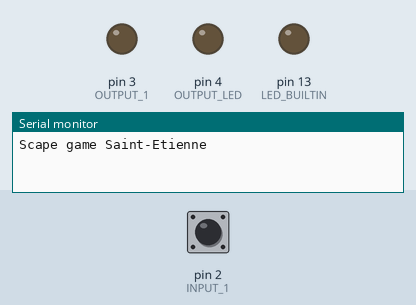
Simulated run of this sketch. Board: Arduino Uno, built with avr-gcc and run on an emulated ATmega328P. Parts: output pins drawn as LEDs (lit = HIGH), the last lines printed to the serial monitor. The inputs (shaded band) are chosen by the test bench; at power-on: pin 2 (INPUT_1) HIGH. Storage starts empty; the audio player accepts every command and is not drawn. At 1.4 s the program stops and its outputs stay as they are.

Above: at 1.2 s.
1.3 s: pin 2 (INPUT_1) pulled LOW for 0.15 s
At 1.8 s:
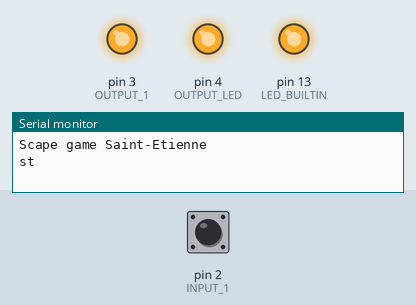
Timing chart, 0 to 2.9 s (numbered marks = the images above; inputs shaded):
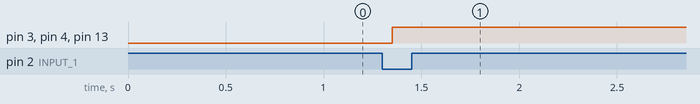

Measured:
- after the input at 1.3 s, pin 3 (OUTPUT_1), pin 4 (OUTPUT_LED), pin 13 (LED_BUILTIN): LOW → HIGH after 0.05 s

The sketch:

music-player-arduino.ino
```cpp
/********************************************************
*
* Project: music player
* Filename: music-player-and-ouput.ino
* Description: This program read an input and if it is HIGH then
* it read a mp3 stored on a SD card and play it on external speaker and
* also activate an ouput.
* Room : peter pan, capitaine crochet. Trigger voice and open bedroom door.
* Revision History:
* 23/09/2020 Rev 01.00 Creation (Martin Cornu)
* 01/10/2020 Rev 1.1 Bugs fixs - exit program too quickly - input RF default state HIGH
* 22/10/2020 Rev 1.2 Bugs fixs - input pull up - bounce effect
* ------------------------------------------------------------------------- */

#include "SD.h"
#include "TMRpcm.h"
#include "SPI.h"

#define DEBUG

#define INPUT_1		  2   /* entrée qui doit être activée */
#define OUTPUT_1	  3
#define OUTPUT_LED  4

#define SD_CS_PIN   10   /* Pin sur laquelle est branche la pin CS du module carte SD */
#define SPEAKER_PIN 9   /* Pin sur laquelle est branche le positif du haut parleur */
#define VOLUME      4   /* Volume (best quality at 4) */
#define FILENAME    "test.wav" /* Wave file name to play */

// Variables will change:
int buttonState;             // the current reading from the input pin
int lastButtonState = HIGH;   // the previous reading from the input pin

// the following variables are unsigned longs because the time, measured in
// milliseconds, will quickly become a bigger number than can be stored in an int.
unsigned long lastDebounceTime = 0;  // the last time the output pin was toggled
unsigned long debounceDelay = 50;    // the debounce time; increase if the output flickers

TMRpcm tmrpcm;

void setup()
{
  #ifdef DEBUG
  Serial.begin(9600);
  Serial.println("Scape game Saint-Etienne");
  #endif

  pinMode(INPUT_1,INPUT_PULLUP);
  pinMode(LED_BUILTIN, OUTPUT);
  pinMode(OUTPUT_1, OUTPUT);
  pinMode(OUTPUT_LED, OUTPUT);

  digitalWrite(LED_BUILTIN,LOW);
  digitalWrite(OUTPUT_1,LOW);
  digitalWrite(OUTPUT_LED,LOW);

  tmrpcm.speakerPin=SPEAKER_PIN;
  if(!SD.begin(SD_CS_PIN))
  {
    #ifdef DEBUG
    Serial.println("SD fail");
    #endif
    return;
  }
  tmrpcm.setVolume(VOLUME);
}

void loop() {
   int reading = digitalRead(INPUT_1);
    // If the switch changed, due to noise or pressing:
  if (reading != lastButtonState) {
    // reset the debouncing timer
    lastDebounceTime = millis();
  }
  if ((millis() - lastDebounceTime) > debounceDelay) {
    // whatever the reading is at, it's been there for longer than the debounce
    // delay, so take it as the actual current state:

    // if the button state has changed:
    if (reading != buttonState) {
      buttonState = reading;

      // only toggle the LED if the new button state is HIGH
      if (buttonState == LOW) {
        digitalWrite(LED_BUILTIN, HIGH);
        digitalWrite(OUTPUT_1,HIGH);
        digitalWrite(OUTPUT_LED,HIGH);
        #ifdef DEBUG
        Serial.println("start playing");
        #endif
        tmrpcm.play(FILENAME);
        while(tmrpcm.isPlaying()){} // Wait audio wav finished
        exit(0);                    // exit
      }
    }
  }

  // save the reading. Next time through the loop, it'll be the lastButtonState:
  lastButtonState = reading;
}
```
